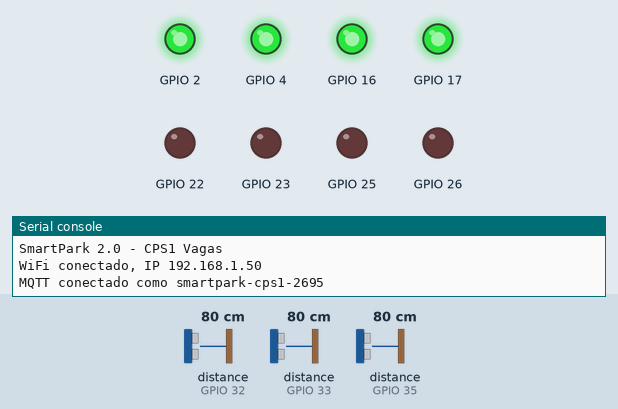
Bench run of a program on a simulated ESP32 board running MicroPython. Parts: output pins drawn as LEDs (lit = HIGH), the last lines printed to the serial console. Wiring (from the project's diagram.json): green LED on GPIO 2, green LED on GPIO 4, green LED on GPIO 16, green LED on GPIO 17, red LED on GPIO 22, red LED on GPIO 23, red LED on GPIO 25, red LED on GPIO 26. The inputs (shaded band) are chosen by the test bench; at power-on: distance to the obstacle (sensors on GPIO 33, GPIO 35, GPIO 32) 80 cm. The echo pulse lasts 58.3 µs per cm; WiFi joins after 1.5 s; random numbers come from a fixed seed; no MQTT or app messages arrive unless stated; pins used as bus, display or sensor lines are not drawn.

Above: at 2.8 s.
2.9 s: distance to the obstacle (sensor on GPIO 33) set to 56 cm
4.4 s: distance to the obstacle (sensor on GPIO 33) set to 48 cm
At 5.6 s:
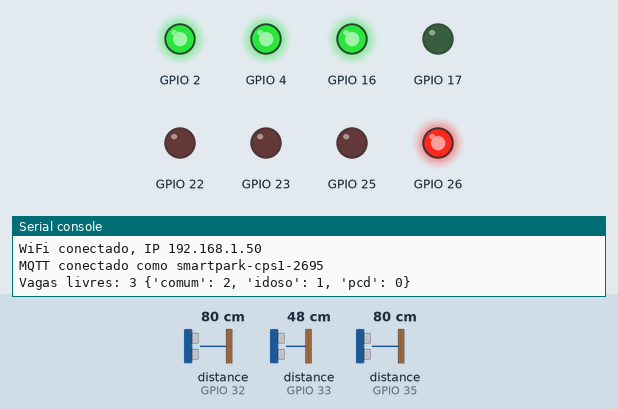
5.9 s: distance to the obstacle (sensor on GPIO 35) set to 54 cm
7.4 s: distance to the obstacle (sensor on GPIO 35) set to 46 cm
At 8.4 s:
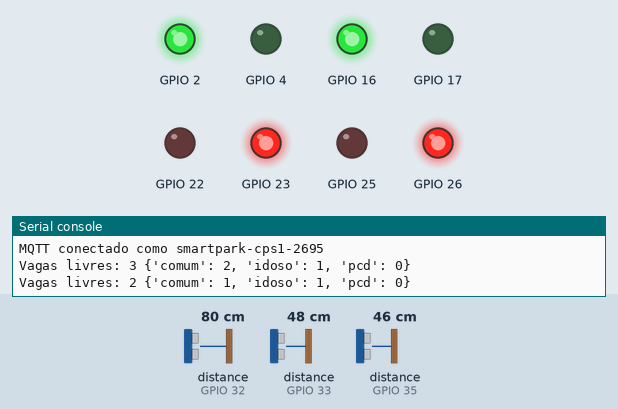
9.1 s: distance to the obstacle (sensor on GPIO 33) set to 57 cm
10.6 s: distance to the obstacle (sensor on GPIO 33) set to 65 cm
At 11.8 s:
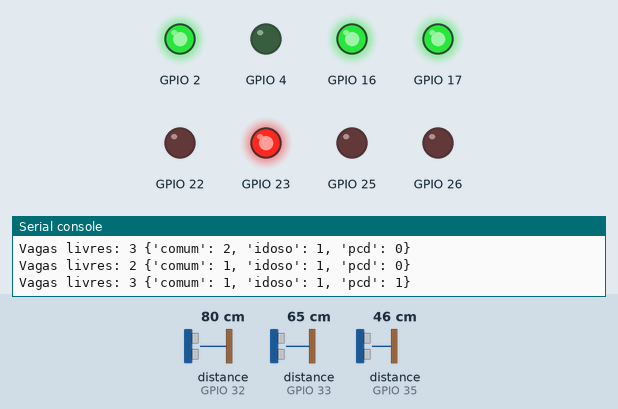
Timing chart, 0 to 13.1 s (numbered marks = the images above; inputs shaded):
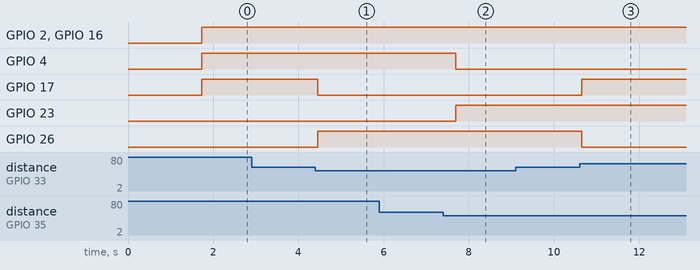

The program:

main.py
```python
# Equipe 3: Enzo Bossmann, Diego Feltrin e Gabriel Henrique
# Projeto: SmartPark 2.0 - CPS1 Vagas
# Disciplina: Conectividade em Sistemas Ciberfisicos - PUCPR 2026.2
# Placa: ESP32 + 4x HC-SR04 + 8 LEDs | Comunicacao: MQTT
#
# Logica: cada vaga tem um sensor de distancia. Carro perto do sensor = vaga
# OCUPADA (LED vermelho), senao LIVRE (LED verde). O ESP32 publica as vagas
# no broker e a cancela (CPS2) e o totem (CPS3) usam esse dado.
#
# Do SmartPark do semestre passado (Old/main.py) vieram medir_distancia(),
# atualizar_led() e conectar_wifi(). O resto e novo.
#
# Publica:  cps1/sensor (vagas), cps1/estado (LEDs), cps1/status (online/offline)
# Assina:   cps1/comando (dashboard) e cps2/estado (emergencia)

import json
import random
import time

import network
from machine import Pin, time_pulse_us
from umqtt.simple import MQTTClient

# Configuracoes
WIFI_SSID = "Wokwi-GUEST"
WIFI_SENHA = ""
BROKER = "broker.hivemq.com"
PREFIXO = "cscf/equipe03"
try:
    from sim_config import BROKER, PREFIXO  # so existe no teste local (pasta sim/)
except ImportError:
    pass

# No Wokwi todo ESP32 tem o mesmo MAC, entao o id precisa de um numero aleatorio.
# Se dois clientes usam o mesmo id, o broker derruba um deles.
CLIENT_ID = "smartpark-cps1-%04x" % (random.getrandbits(16) ^ (time.ticks_us() & 0xFFFF))

T_SENSOR = PREFIXO + "/cps1/sensor"
T_ESTADO = PREFIXO + "/cps1/estado"
T_COMANDO = PREFIXO + "/cps1/comando"
T_STATUS = PREFIXO + "/cps1/status"
T_CPS2_ESTADO = PREFIXO + "/cps2/estado"

# Ocupa abaixo de 50 cm e so libera acima de 60 cm, assim o LED nao fica piscando na borda
LIMIAR_OCUPADA_CM = 50
LIMIAR_LIVRE_CM = 60
PING_MS = 10000          # avisa o broker que esta vivo (keepalive de 30 s)
REPUBLICAR_MS = 15000    # republica as vagas mesmo se nada mudou
RECONECTAR_MS = 5000     # sem rede, tenta de novo a cada 5 s

# Pinos
# (id, tipo, TRIG, ECHO, LED verde, LED vermelho)
VAGAS = [
    ("V1", "comum", 5, 34, 2, 22),
    ("V2", "comum", 18, 35, 4, 23),
    ("V3", "idoso", 19, 32, 16, 25),
    ("V4", "pcd", 21, 33, 17, 26),
]

vagas = []
for vid, tipo, trig, echo, verde, vermelho in VAGAS:
    vagas.append({
        "id": vid,
        "tipo": tipo,
        "trig": Pin(trig, Pin.OUT),
        "echo": Pin(echo, Pin.IN),
        "verde": Pin(verde, Pin.OUT),
        "vermelho": Pin(vermelho, Pin.OUT),
        "ocupada": False,
        "cm": 400,
    })

interditadas = []    # vagas que o operador tirou de uso pelo dashboard
emergencia = False   # vem do CPS2
ultimo_ack = None
mudou_por_rede = False


# Funcoes

def medir_distancia(trig, echo):
    """Dispara um pulso ultrassonico e retorna a distancia em cm.
    Retorna 999 se nao houver eco."""
    trig.off()
    time.sleep_us(2)
    trig.on()
    time.sleep_us(10)
    trig.off()
    duracao = time_pulse_us(echo, 1, 30000)
    if duracao < 0:
        return 999
    # velocidade do som = 0.0343 cm/us; divide por 2 (ida e volta)
    return duracao * 0.0343 / 2


def atualizar_led(ocupada, verde, vermelho):
    """Acende vermelho se a vaga esta ocupada, senao acende verde."""
    if ocupada:
        verde.off()
        vermelho.on()
    else:
        verde.on()
        vermelho.off()


def ler_vagas():
    # le os 4 sensores e devolve True se alguma vaga mudou
    mudou = False
    for v in vagas:
        cm = medir_distancia(v["trig"], v["echo"])
        v["cm"] = int(cm)
        if not v["ocupada"] and cm < LIMIAR_OCUPADA_CM:
            v["ocupada"] = True
            mudou = True
        elif v["ocupada"] and cm > LIMIAR_LIVRE_CM:
            v["ocupada"] = False
            mudou = True
    return mudou


def piscando(v):
    return emergencia or v["id"] in interditadas


def acender_leds():
    # vaga interditada ou emergencia: vermelho piscando
    pisca = (time.ticks_ms() // 500) % 2 == 0
    for v in vagas:
        if piscando(v):
            v["verde"].off()
            v["vermelho"].value(pisca)
        else:
            atualizar_led(v["ocupada"], v["verde"], v["vermelho"])


def resumo_vagas():
    livres_tipo = {"comum": 0, "idoso": 0, "pcd": 0}
    lista = []
    for v in vagas:
        interditada = v["id"] in interditadas
        lista.append({"id": v["id"], "tipo": v["tipo"], "ocupada": v["ocupada"],
                      "interditada": interditada, "cm": v["cm"]})
        if not v["ocupada"] and not interditada:
            livres_tipo[v["tipo"]] += 1
    return {"vagas": lista, "livres": sum(livres_tipo.values()),
            "livres_comuns": livres_tipo["comum"], "livres_tipo": livres_tipo,
            "total": len(vagas)}


def estado_leds():
    cores = []
    for v in vagas:
        if piscando(v):
            cores.append("piscando")
        elif v["ocupada"]:
            cores.append("vermelho")
        else:
            cores.append("verde")
    return {"leds": cores, "interditadas": interditadas,
            "emergencia": emergencia, "ack": ultimo_ack}


def publicar(cliente):
    # retain=True: o broker guarda a ultima mensagem e quem conectar depois
    # (totem, dashboard) ja recebe as vagas na hora, sem esperar a proxima.
    # QoS 0: manda e nao espera confirmacao. Se uma se perder, em 15 s vai outra.
    cliente.publish(T_SENSOR, json.dumps(resumo_vagas()).encode(), retain=True)
    cliente.publish(T_ESTADO, json.dumps(estado_leds()).encode(), retain=True)


def ao_receber(topico, msg):
    # o check_msg() chama essa funcao toda vez que chega mensagem de um topico assinado
    global emergencia, ultimo_ack, mudou_por_rede
    topico = topico.decode()
    if not msg:
        return   # mensagem vazia = alguem apagou o retido do topico
    try:
        dados = json.loads(msg)
    except ValueError:
        print("JSON invalido em", topico)
        return
    if not isinstance(dados, dict):
        return

    if topico == T_COMANDO:
        if "ping" in dados:
            ultimo_ack = dados["ping"]
        vid = dados.get("manutencao")
        if vid:
            if dados.get("ativo", True) and vid not in interditadas:
                interditadas.append(vid)
            elif not dados.get("ativo", True) and vid in interditadas:
                interditadas.remove(vid)
            print("Interditadas:", interditadas)
        mudou_por_rede = True
    elif topico == T_CPS2_ESTADO:
        nova = dados.get("modo") == "emergencia"
        if nova != emergencia:
            emergencia = nova
            print("Emergencia:", emergencia)
            mudou_por_rede = True


def conectar_wifi():
    # espera ate 10 s pelo WiFi; se nao vier da erro e o loop tenta de novo depois
    wlan = network.WLAN(network.STA_IF)
    wlan.active(True)
    if not wlan.isconnected():
        wlan.connect(WIFI_SSID, WIFI_SENHA)
        for _ in range(100):
            if wlan.isconnected():
                break
            time.sleep_ms(100)
    if not wlan.isconnected():
        raise OSError("WiFi nao conectou")
    print("WiFi conectado, IP", wlan.ifconfig()[0])


def conectar_mqtt():
    cliente = MQTTClient(CLIENT_ID, BROKER, keepalive=30)
    # Last Will: se o ESP32 cair sem avisar, o broker publica "offline" no lugar dele
    cliente.set_last_will(T_STATUS, "offline", retain=True, qos=1)
    cliente.set_callback(ao_receber)
    cliente.connect()
    cliente.publish(T_STATUS, "online", retain=True, qos=1)
    # qos=1: o broker entrega com confirmacao (pelo menos uma vez)
    cliente.subscribe(T_COMANDO, qos=1)
    cliente.subscribe(T_CPS2_ESTADO, qos=1)
    print("MQTT conectado como", CLIENT_ID)
    return cliente


def tentar_conectar():
    # tenta uma vez so, para nao travar os sensores esperando a rede
    try:
        conectar_wifi()
        return conectar_mqtt()
    except Exception as erro:
        print("Falha ao conectar:", erro)
        return None


# Programa principal
print("SmartPark 2.0 - CPS1 Vagas")
cliente = tentar_conectar()
ultima_tentativa = time.ticks_ms()
ultimo_ping = time.ticks_ms()
ultima_publicacao = None   # None = publica na proxima volta

while True:
    # Sensores e LEDs funcionam com ou sem rede
    mudou = ler_vagas()
    acender_leds()
    if mudou:
        r = resumo_vagas()
        print("Vagas livres:", r["livres"], r["livres_tipo"])

    if cliente is None:
        if time.ticks_diff(time.ticks_ms(), ultima_tentativa) > RECONECTAR_MS:
            cliente = tentar_conectar()
            ultima_tentativa = time.ticks_ms()
            ultima_publicacao = None
    else:
        try:
            for _ in range(5):
                cliente.check_msg()
            agora = time.ticks_ms()
            if (mudou or mudou_por_rede or ultima_publicacao is None
                    or time.ticks_diff(agora, ultima_publicacao) > REPUBLICAR_MS):
                publicar(cliente)
                ultima_publicacao = agora
                mudou_por_rede = False
            if time.ticks_diff(agora, ultimo_ping) > PING_MS:
                cliente.ping()
                # repete o "online" para um Last Will atrasado nao ficar valendo
                cliente.publish(T_STATUS, "online", retain=True)
                ultimo_ping = agora
        except OSError as erro:
            print("Conexao perdida:", erro)
            cliente = None
            ultima_tentativa = time.ticks_ms() - RECONECTAR_MS   # tenta de novo ja
        except Exception as erro:
            print("Erro:", erro)
    time.sleep_ms(200)
```

Measured:
- the behaviour switches between 51 and 50 cm on distance to the obstacle (sensor on GPIO 33) (found by bisection; images 0 and 1)
- the behaviour switches between 51 and 50 cm on distance to the obstacle (sensor on GPIO 35) (found by bisection; images 1 and 2)
- the behaviour switches between 60 and 61 cm on distance to the obstacle (sensor on GPIO 33) (found by bisection; images 2 and 3)
- after the input at 2.9 s, every drawn part: stays the same
- after the input at 4.4 s, GPIO 17: HIGH → LOW after 0.05 s; GPIO 26: LOW → HIGH after 0.05 s
- after the input at 5.9 s, every drawn part: stays the same
- after the input at 7.4 s, GPIO 4: HIGH → LOW after 0.29 s; GPIO 23: LOW → HIGH after 0.29 s
- after the input at 9.1 s, every drawn part: stays the same
- after the input at 10.6 s, GPIO 17: LOW → HIGH after 0.06 s; GPIO 26: HIGH → LOW after 0.06 s
